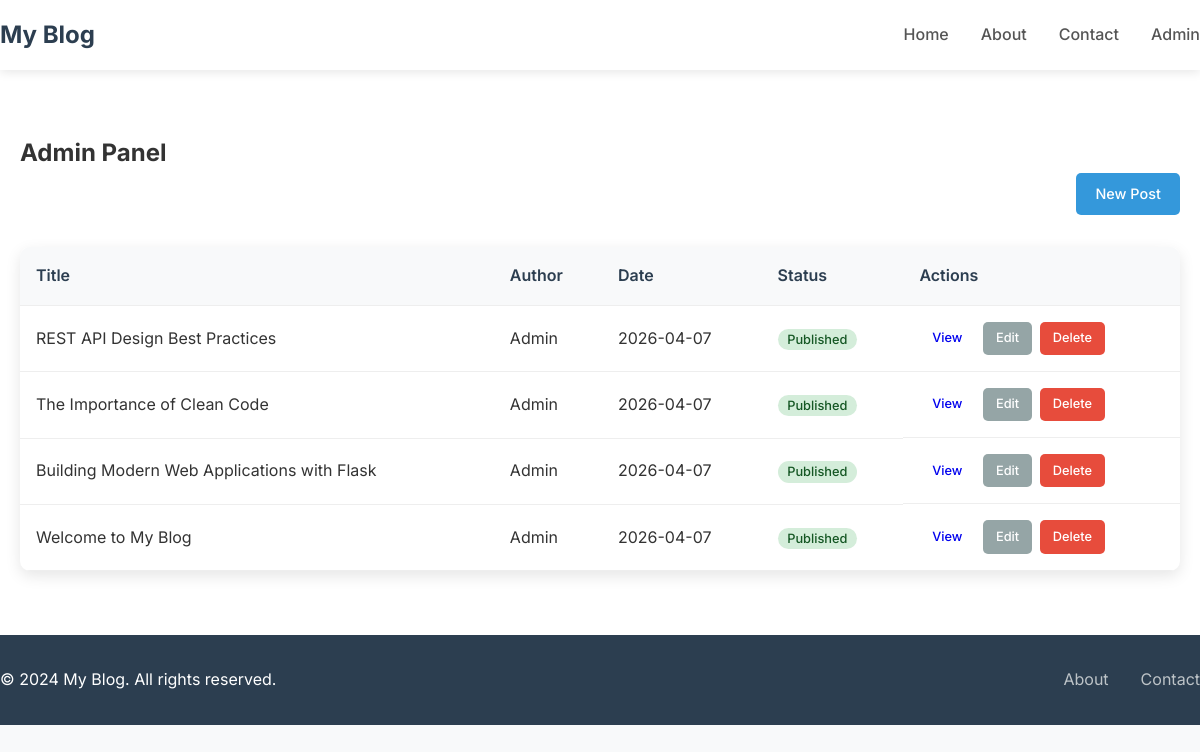
The page /admin on the database its author committed.
### app.py (models this page shows)
class BlogPost(db.Model):
    id = db.Column(db.Integer, primary_key=True)
    title = db.Column(db.String(200), nullable=False)
    content = db.Column(db.Text, nullable=False)
    excerpt = db.Column(db.String(300))
    author = db.Column(db.String(100), default='Admin')
    created_date = db.Column(db.DateTime, default=datetime.utcnow)
    updated_date = db.Column(db.DateTime, default=datetime.utcnow, onupdate=datetime.utcnow)
    published = db.Column(db.Boolean, default=True)
    tags = db.Column(db.String(200))  # comma-separated tags

### app.py (the view)
@app.route('/admin')
def admin():
    posts = BlogPost.query.order_by(BlogPost.created_date.desc()).all()
    return render_template('admin.html', posts=posts)

### templates/admin.html (shortened to what this page needs)
{% extends "base.html" %}
{% block content %}
<section class="admin-section">
    <div class="container">
        <h1>Admin Panel</h1>
        <div class="admin-actions">
            <a href="{{ url_for('new_post') }}" class="btn btn-primary">New Post</a>
        </div>
        <div class="posts-table">
            <table>
                <thead>
                    <tr>
                        <th>Title</th>
                        <th>Author</th>
                        <th>Date</th>
                        <th>Status</th>
                        <th>Actions</th>
                    </tr>
                </thead>
                <tbody>
                    {% for post in posts %}
                    <tr>
                        <td>{{ post.title }}</td>
                        <td>{{ post.author }}</td>
                        <td>{{ post.created_date.strftime('%Y-%m-%d') }}</td>
                        <td>
                            <span class="status {% if post.published %}published{% else %}draft{% endif %}">
                                {% if post.published %}Published{% else %}Draft{% endif %}
                            </span>
                        </td>
                        <td class="actions">
                            <a href="{{ url_for('post', post_id=post.id) }}" class="btn btn-sm">View</a>
                            <a href="{{ url_for('edit_post', post_id=post.id) }}" class="btn btn-sm btn-secondary">Edit</a>
                            <a href="{{ url_for('delete_post_admin', post_id=post.id) }}" class="btn btn-sm btn-danger"
                               onclick="return confirm('Are you sure you want to delete this post?')">Delete</a>
                        </td>
                    </tr>
                    {% endfor %}
                </tbody>
            </table>
        </div>
    </div>
</section>
{% endblock %}</content>

### static/css/style.css (style rules this page uses)
* { margin: 0; padding: 0; box-sizing: border-box; }
body { font-family: 'Inter', sans-serif; line-height: 1.6; color: #333; background-color: #f8f9fa; }
.container { max-width: 1200px; margin: 0 auto; padding: 0 20px; }
.admin-section { padding: 4rem 0; background: white; }
.admin-actions { margin-bottom: 2rem; text-align: right; }
.btn { display: inline-block; padding: 0.6rem 1.2rem; text-decoration: none; border-radius: 5px; font-weight: 500; transition: all 0.3s; border: none; cursor: pointer; font-size: 0.9rem; }
.btn-primary { background: #3498db; color: white; }
.btn-secondary { background: #95a5a6; color: white; }
.btn-sm { padding: 0.4rem 0.8rem; font-size: 0.8rem; }
.btn-danger { background: #e74c3c; color: white; }
.posts-table { background: white; border-radius: 10px; overflow: hidden; box-shadow: 0 5px 15px rgba(0,0,0,0.1); }
.posts-table table { width: 100%; border-collapse: collapse; }
.posts-table th, .posts-table td { padding: 1rem; text-align: left; border-bottom: 1px solid #eee; }
.posts-table th { background: #f8f9fa; font-weight: 600; color: #2c3e50; }
.posts-table .actions { display: flex; gap: 0.5rem; }
.status { padding: 0.2rem 0.6rem; border-radius: 15px; font-size: 0.8rem; font-weight: 500; }
.status.published { background: #d4edda; color: #155724; }

### rows shown on the page
BlogPost: title "REST API Design Best Practices", author "Admin", created_date "2026-04-07", published "Published"
BlogPost: title "The Importance of Clean Code", author "Admin", created_date "2026-04-07", published "Published"
BlogPost: title "Building Modern Web Applications with Flask", author "Admin", created_date "2026-04-07", published "Published"
BlogPost: title "Welcome to My Blog", author "Admin", created_date "2026-04-07", published "Published"
